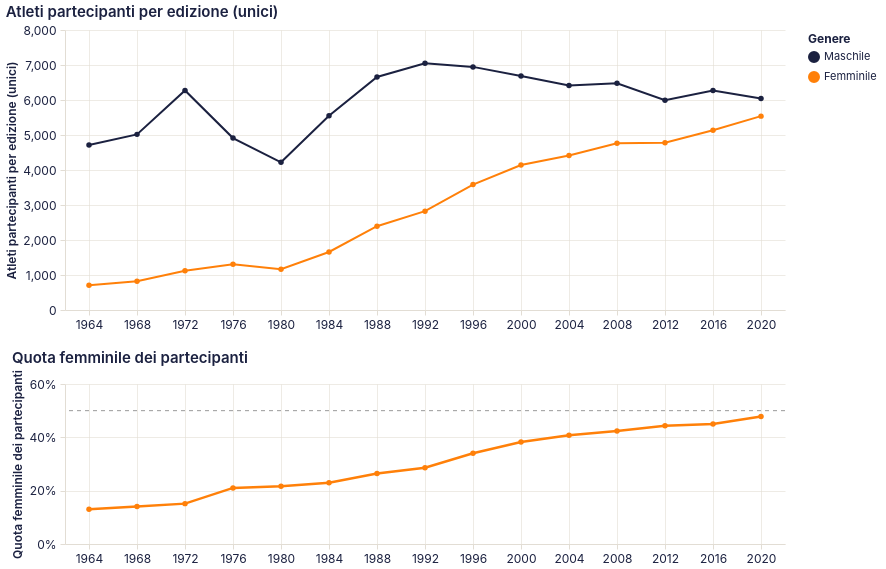

The notebook cell this image was saved under:
### Markdown cell above
## 3. Evoluzione della partecipazione femminile

Contiamo gli **atleti unici** per edizione e sesso (un atleta iscritto a più gare conta una volta).
Il grafico composto mostra sopra i numeri assoluti, sotto la **quota femminile** sul totale dei
partecipanti, con la linea della parità al 50%.

### Code cell
def quota_femminile(df_long, col_valore):
    """Da un dataframe (year, genere, valore) calcola la quota femminile per anno."""
    wide = df_long.pivot_table(index="year", columns="genere", values=col_valore).reset_index()
    wide["quota_f"] = wide["Femminile"] / (wide["Femminile"] + wide["Maschile"])
    return wide[["year", "quota_f"]]

def grafico_serie_e_quota(df_long, col_valore, titolo_serie, titolo_quota):
    """Grafico composto: sopra le serie M/F nel tempo, sotto la quota femminile con la parita' al 50%."""
    # Etichette degli anni sempre orizzontali e senza titolo "Anno" sull'asse.
    asse_anni = alt.Axis(labelAngle=0, title=None)

    linee = (
        alt.Chart(df_long)
        .mark_line(point=True, strokeWidth=2)
        .encode(
            x=alt.X("year:O", axis=asse_anni),
            y=alt.Y(f"{col_valore}:Q", title=titolo_serie),
            color=alt.Color("genere:N", title="Genere", scale=SCALA_GENERE),
            tooltip=[
                alt.Tooltip("year:O", title="Anno"),
                alt.Tooltip("genere:N", title="Genere"),
                alt.Tooltip(f"{col_valore}:Q", title=titolo_serie, format=",.0f"),
            ],
        )
        .properties(width=720, height=280, title=titolo_serie)
    )

    quota = quota_femminile(df_long, col_valore)
    linea_quota = (
        alt.Chart(quota)
        # Punto dello stesso colore della linea (altrimenti userebbe il colore di default del tema).
        .mark_line(strokeWidth=2.5, color=COLORE_F, point=alt.OverlayMarkDef(color=COLORE_F))
        .encode(
            x=alt.X("year:O", axis=asse_anni),
            y=alt.Y("quota_f:Q", title=titolo_quota, axis=alt.Axis(format="%"),
                    scale=alt.Scale(domain=[0, 0.6])),
            tooltip=[
                alt.Tooltip("year:O", title="Anno"),
                alt.Tooltip("quota_f:Q", title=titolo_quota, format=".1%"),
            ],
        )
    )
    parita = (
        alt.Chart(pd.DataFrame({"quota_f": [0.5]}))
        .mark_rule(strokeDash=[4, 4], color="#999999")
        .encode(y="quota_f:Q")
    )
    pannello_quota = (linea_quota + parita).properties(width=720, height=160, title=titolo_quota)

    return linee & pannello_quota

partecipanti = (
    events.dropna(subset=["sesso_atleta"])
    .drop_duplicates(subset=["year", "athlete_id"])
    .groupby(["year", "sesso_atleta"], as_index=False)
    .size()
    .rename(columns={"sesso_atleta": "genere", "size": "atleti"})
)

grafico_partecipazione = grafico_serie_e_quota(
    partecipanti, "atleti",
    "Atleti partecipanti per edizione (unici)",
    "Quota femminile dei partecipanti",
)
grafico_partecipazione

### Figure 1 — Vega-Lite specification as saved in the notebook (floating-point values rounded to 4 significant figures)
{"config": {"background": "transparent", "view": {"continuousWidth": 400, "continuousHeight": 300, "stroke": null, "fill": null}, "mark": {"color": "#1b2140"}, "arc": {"fill": "#1b2140"}, "area": {"fill": "#1b2140", "line": true, "fillOpacity": 0.15}, "line": {"stroke": "#1b2140", "strokeWidth": 2}, "path": {"stroke": "#1b2140"}, "rect": {"fill": "#1b2140"}, "bar": {"fill": "#1b2140"}, "point": {"fill": "#1b2140", "filled": true}, "shape": {"stroke": "#1b2140"}, "symbol": {"fill": "#1b2140"}, "title": {"color": "#1b2140", "anchor": "start", "fontSize": 15, "font": "Inter, system-ui, -apple-system, BlinkMacSystemFont, 'Segoe UI', Roboto, sans-serif", "fontWeight": 600, "subtitleColor": "#1b2140", "subtitleFont": "Inter, system-ui, -apple-system, BlinkMacSystemFont, 'Segoe UI', Roboto, sans-serif"}, "axis": {"labelColor": "#1b2140", "labelFontSize": 12, "labelFont": "Inter, system-ui, -apple-system, BlinkMacSystemFont, 'Segoe UI', Roboto, sans-serif", "labelFontWeight": 400, "titleColor": "#1b2140", "titleFont": "Inter, system-ui, -apple-system, BlinkMacSystemFont, 'Segoe UI', Roboto, sans-serif", "titleFontWeight": 600, "titleFontSize": 12, "grid": true, "gridColor": "#e2ddd4", "gridWidth": 0.6, "domainColor": "#e2ddd4", "tickColor": "#e2ddd4", "labelAngle": 0, "labelPadding": 4, "tickSize": 5}, "axisBand": {"grid": false}, "legend": {"labelFontSize": 11, "titleFontSize": 12, "labelFont": "Inter, system-ui, -apple-system, BlinkMacSystemFont, 'Segoe UI', Roboto, sans-serif", "titleFont": "Inter, system-ui, -apple-system, BlinkMacSystemFont, 'Segoe UI', Roboto, sans-serif", "labelColor": "#1b2140", "titleColor": "#1b2140", "symbolType": "circle", "padding": 4}, "range": {"category": ["#1b2140", "#ff8009", "#9a0641", "#ffe34a", "#e7b6af", "#0088b0", "#e03830"]}}, "vconcat": [{"data": {"name": "data-9949773066dc6e33ee15016cefac500a"}, "mark": {"type": "line", "point": true, "strokeWidth": 2}, "encoding": {"color": {"field": "genere", "scale": {"domain": ["Maschile", "Femminile"], "range": ["#1b2140", "#ff8009"]}, "title": "Genere", "type": "nominal"}, "tooltip": [{"field": "year", "title": "Anno", "type": "ordinal"}, {"field": "genere", "title": "Genere", "type": "nominal"}, {"field": "atleti", "format": ",.0f", "title": "Atleti partecipanti per edizione (unici)", "type": "quantitative"}], "x": {"axis": {"labelAngle": 0, "title": null}, "field": "year", "type": "ordinal"}, "y": {"field": "atleti", "title": "Atleti partecipanti per edizione (unici)", "type": "quantitative"}}, "height": 280, "title": "Atleti partecipanti per edizione (unici)", "width": 720}, {"layer": [{"data": {"name": "data-c01c208309bfb941e453b0e94d2e36f6"}, "mark": {"type": "line", "color": "#ff8009", "point": {"color": "#ff8009"}, "strokeWidth": 2.5}, "encoding": {"tooltip": [{"field": "year", "title": "Anno", "type": "ordinal"}, {"field": "quota_f", "format": ".1%", "title": "Quota femminile dei partecipanti", "type": "quantitative"}], "x": {"axis": {"labelAngle": 0, "title": null}, "field": "year", "type": "ordinal"}, "y": {"axis": {"format": "%"}, "field": "quota_f", "scale": {"domain": [0, 0.6]}, "title": "Quota femminile dei partecipanti", "type": "quantitative"}}}, {"data": {"name": "data-ae456247d702c6c353c73adae49361a3"}, "mark": {"type": "rule", "color": "#999999", "strokeDash": [4, 4]}, "encoding": {"y": {"field": "quota_f", "type": "quantitative"}}}], "height": 160, "title": "Quota femminile dei partecipanti", "width": 720}], "$schema": "https://vega.github.io/schema/vega-lite/v6.4.1.json", "datasets": {"data-9949773066dc6e33ee15016cefac500a": [{"year": 1964, "genere": "Femminile", "atleti": 706}, {"year": 1964, "genere": "Maschile", "atleti": 4716}, {"year": 1968, "genere": "Femminile", "atleti": 823}, {"year": 1968, "genere": "Maschile", "atleti": 5018}, {"year": 1972, "genere": "Femminile", "atleti": 1119}, {"year": 1972, "genere": "Maschile", "atleti": 6273}, {"year": 1976, "genere": "Femminile", "atleti": 1308}, {"year": 1976, "genere": "Maschile", "atleti": 4912}, {"year": 1980, "genere": "Femminile", "atleti": 1164}, {"year": 1980, "genere": "Maschile", "atleti": 4219}, {"year": 1984, "genere": "Femminile", "atleti": 1658}, {"year": 1984, "genere": "Maschile", "atleti": 5551}, {"year": 1988, "genere": "Femminile", "atleti": 2395}, {"year": 1988, "genere": "Maschile", "atleti": 6659}, {"year": 1992, "genere": "Femminile", "atleti": 2823}, {"year": 1992, "genere": "Maschile", "atleti": 7052}, {"year": 1996, "genere": "Femminile", "atleti": 3584}, {"year": 1996, "genere": "Maschile", "atleti": 6946}, {"year": 2000, "genere": "Femminile", "atleti": 4144}, {"year": 2000, "genere": "Maschile", "atleti": 6688}, {"year": 2004, "genere": "Femminile", "atleti": 4414}, {"year": 2004, "genere": "Maschile", "atleti": 6413}, {"year": 2008, "genere": "Femminile", "atleti": 4762}, {"year": 2008, "genere": "Maschile", "atleti": 6476}, {"year": 2012, "genere": "Femminile", "atleti": 4776}, {"year": 2012, "genere": "Maschile", "atleti": 5992}, {"year": 2016, "genere": "Femminile", "atleti": 5137}, {"year": 2016, "genere": "Maschile", "atleti": 6269}, {"year": 2020, "genere": "Femminile", "atleti": 5539}, {"year": 2020, "genere": "Maschile", "atleti": 6040}], "data-c01c208309bfb941e453b0e94d2e36f6": [{"year": 1964, "quota_f": 0.1302}, {"year": 1968, "quota_f": 0.1409}, {"year": 1972, "quota_f": 0.1514}, {"year": 1976, "quota_f": 0.2103}, {"year": 1980, "quota_f": 0.2162}, {"year": 1984, "quota_f": 0.23}, {"year": 1988, "quota_f": 0.2645}, {"year": 1992, "quota_f": 0.2859}, {"year": 1996, "quota_f": 0.3404}, {"year": 2000, "quota_f": 0.3826}, {"year": 2004, "quota_f": 0.4077}, {"year": 2008, "quota_f": 0.4237}, {"year": 2012, "quota_f": 0.4435}, {"year": 2016, "quota_f": 0.4504}, {"year": 2020, "quota_f": 0.4784}], "data-ae456247d702c6c353c73adae49361a3": [{"quota_f": 0.5}]}}
